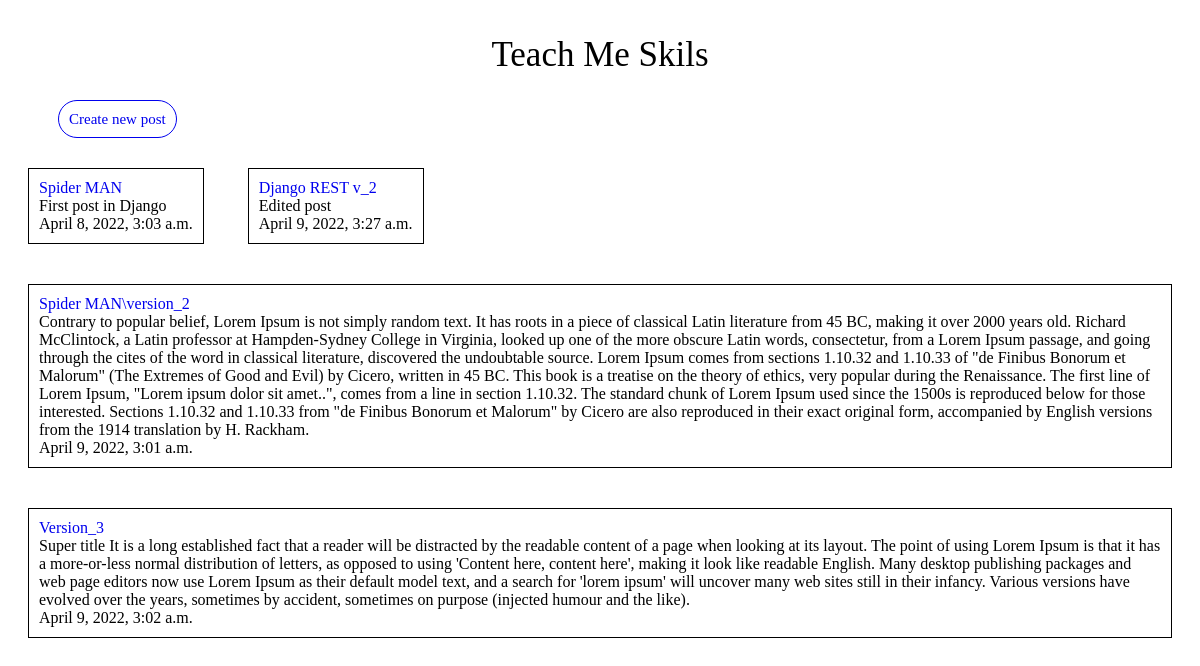
Before: / with the older database file.
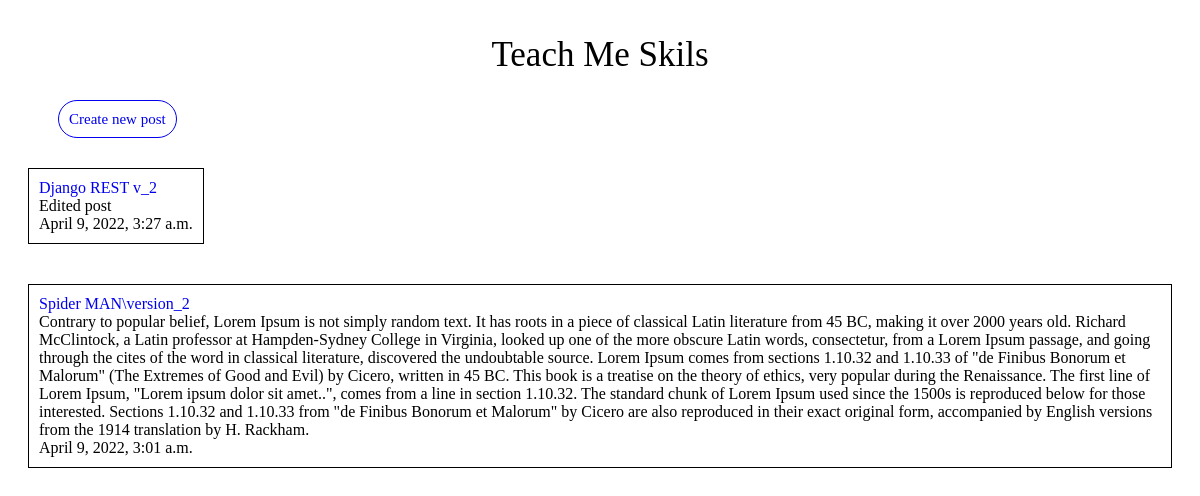
After: the same page with the newer database file.
### blog/models.py (models this page shows, shortened)
class Post(models.Model):
    title = models.CharField(
        max_length=64, verbose_name='Title'
    )
    text = models.TextField(
        verbose_name='Text'
    )
    created_date = models.DateTimeField(
        verbose_name='Created Date', auto_now_add=True
    )
    publish_date = models.DateTimeField(
        verbose_name='Publish Date', auto_now_add=True
    )

### blog/views.py (the view)
# urls.py: path('', post_list, name='post_list'),
def post_list(request):
    posts = Post.objects.all()
    context = {'items': posts}
    return render(request, 'blog/post_list.html', context)

### blog/templates/blog/post_list.html (shortened to what this page needs)
<!DOCTYPE html>
<html lang="en">
<head>
</head>
<body>
    <div>
        <p style="font-size: 35px; text-align: center">Teach Me Skils</p>
    </div>
    <div style="margin: 20px 0 20px 50px">
        <a href="{% url 'post_new' %}" style="font-size: 15px; text-align: center; border: 1px solid; border-radius: 20px; padding: 10px;">
            Create new post
        </a>
    </div>
    {% for post in items %}
    <div style="margin: 20px; display: inline-block">
        <div style="border: 1px solid; padding: 10px">
            <div>
                <a href="{% url 'post_detail' post_pk=post.pk %}">{{ post.title }}</a>
            </div>
            <div>{{ post.text }}</div>
            <div>{{ post.publish_date }}</div>
        </div>
    </div>
    {% endfor %}
</body>
</html>

### blog/templates/blog/post_list.html (style rules this page uses)
a { text-decoration: none; }

Changed rows visible on the page:
removed Post: title "Spider MAN", text "First post in Django", publish_date "April 8, 2022, 3:03 a.m."
removed Post: title "Version_3", text "Super title It is a long established fact that a reader will be distracted by the readable content of a page when looking at its layout. The point of using Lorem Ipsum is that it has a more-or-less normal distribution of letters, as opposed to using 'Content here, content here', making it look like readable English. Many desktop publishing packages and web page editors now use Lorem Ipsum as their default model text, and a search for 'lorem ipsum' will uncover many web sites still in their infancy. Various versions have evolved over the years, sometimes by accident, sometimes on purpose (injected humour and the like).", publish_date "April 9, 2022, 3:02 a.m."
